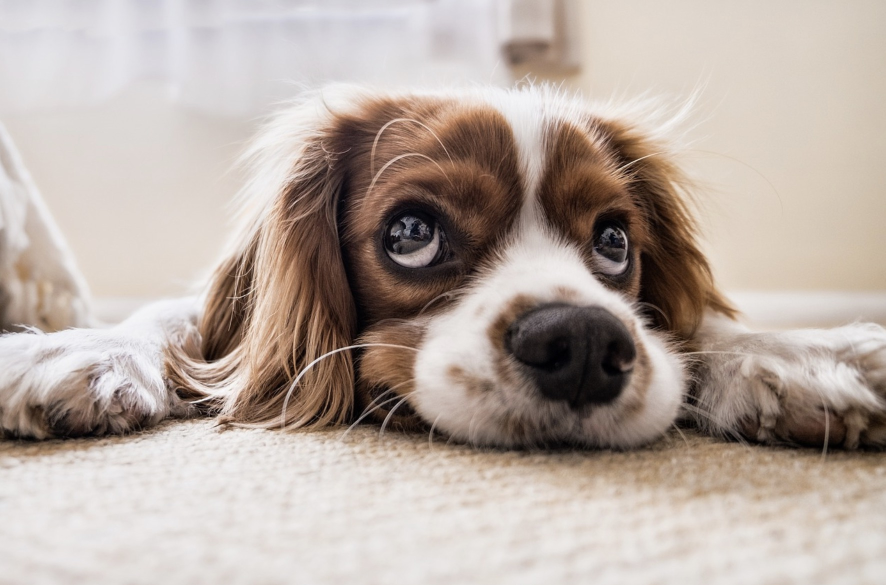
#> input picture CV-5/Lab3/Resources/dog.jpg, 1772 x 1170 px, found by its file name (shown at 1/2 size)
$ python Q5.py
#> lines starting #> are read from the running program, lines starting #| are printed output that depends on the picture; after the words box and inside, x2 and y2 are one past the last pixel; in counts of white or black regions, pixels touching at a corner belong together
import cv2 as cv

img = cv.resize(cv.imread('Resources\\dog.jpg', 0), dsize=None, fx=0.4, fy=0.4)
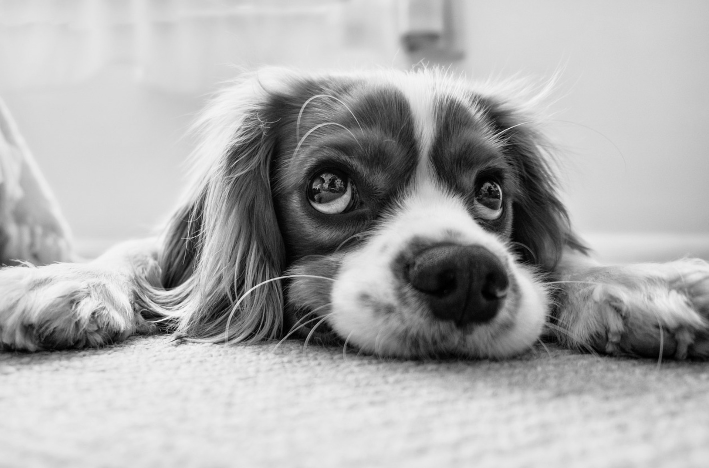
#> img: shape (468, 709); min 0, max 250, mean 173.1
cv.imshow('Og', img)
canny = cv.Canny(img, 150, 175)
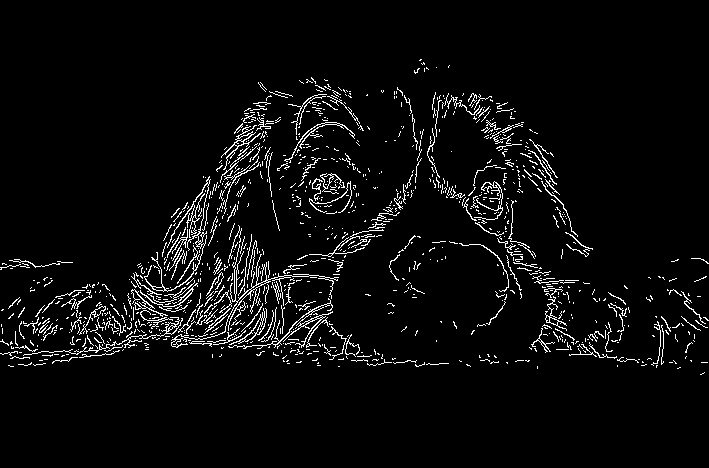
#> canny: shape (468, 709); 4.5% white in thin lines or dots, all inside (x1, y1, x2, y2) = (0, 59, 709, 375)
cv.imshow('Canny', canny)

cv.waitKey(0)

$ run again, with CV-5/Lab3/Resources/ny_cp.jpg copied over CV-5/Lab3/Resources/dog.jpg
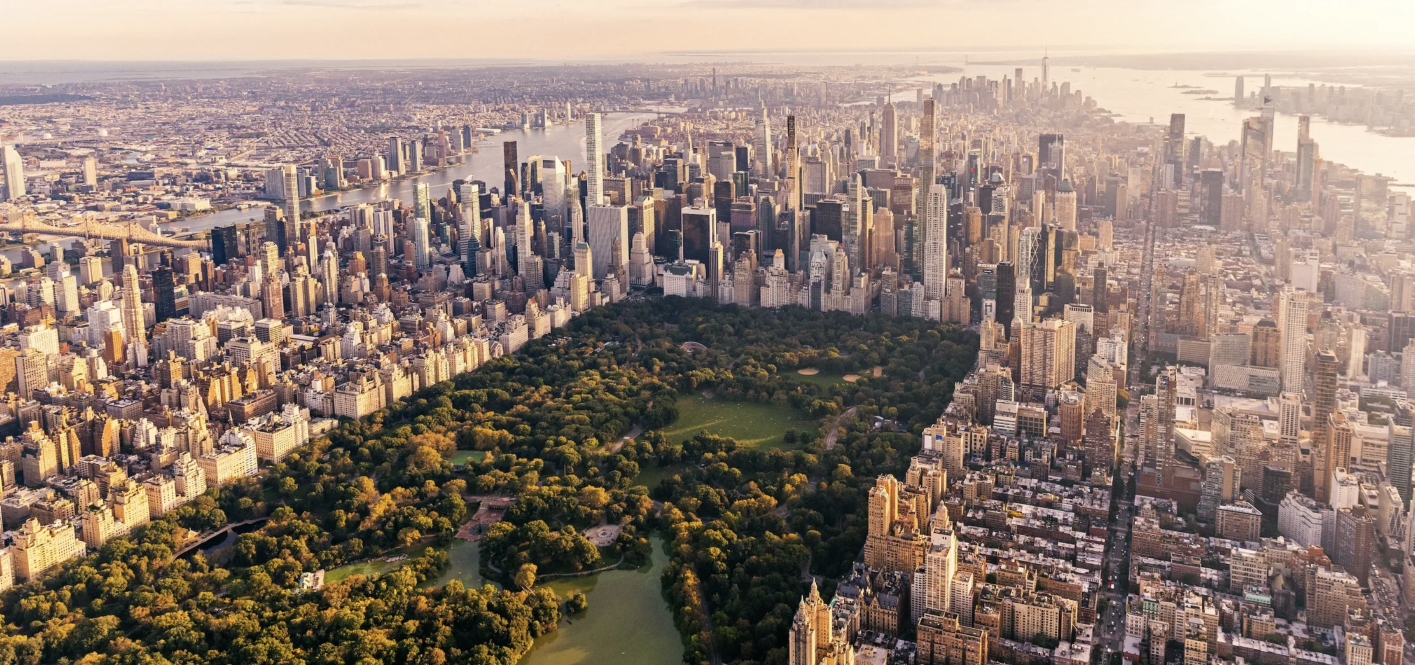
#> input picture CV-5/Lab3/Resources/ny_cp.jpg, 2830 x 1330 px, found by its file name (shown at 1/2 size)
#> `img = cv.resize(cv.imread('Resources\\dog.jpg', 0), dsize=None, fx=0.4..`:
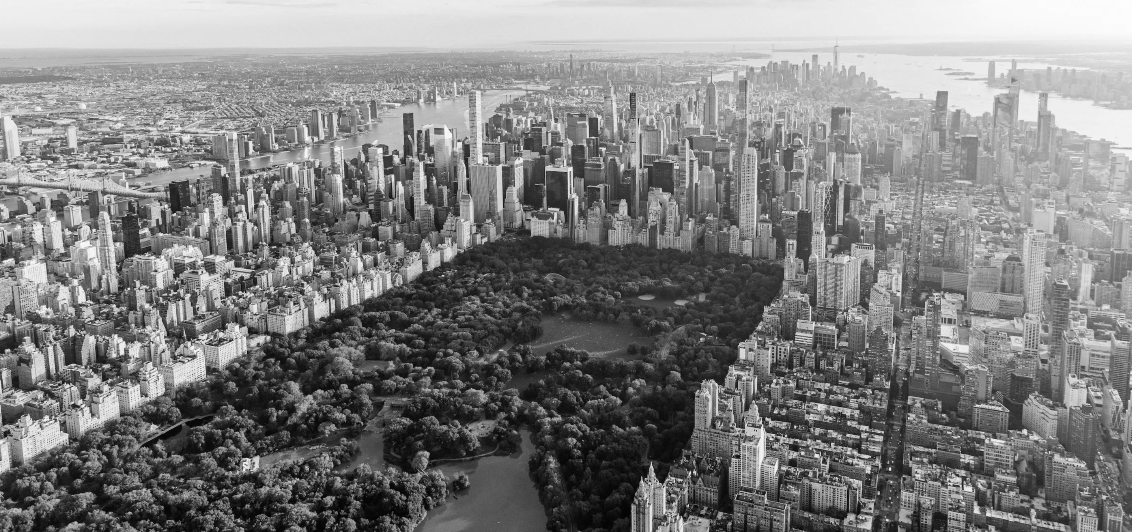
#> img: shape (532, 1132); min 1, max 254, mean 127.9
#> `canny = cv.Canny(img, 150, 175)`:
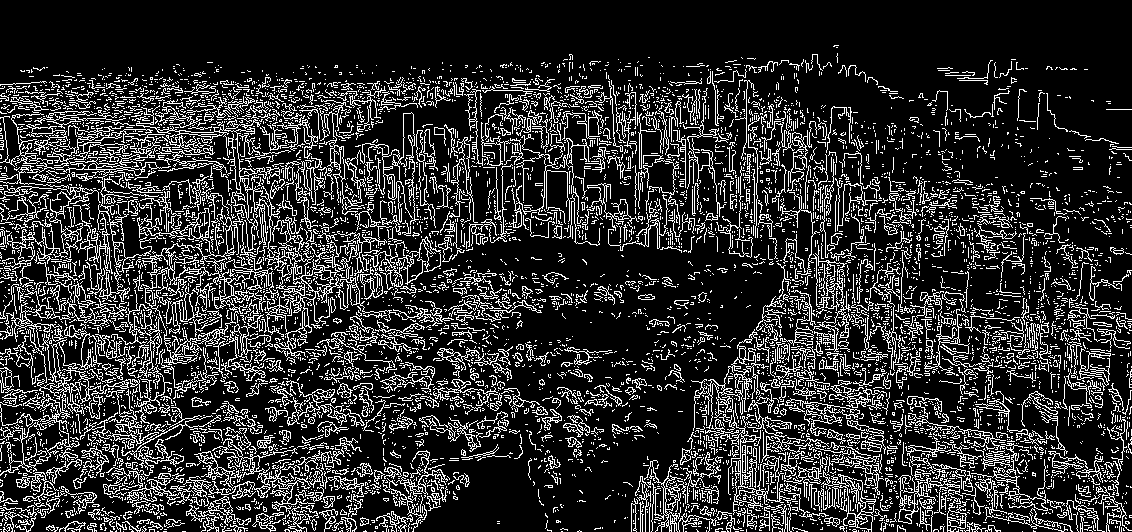
#> canny: shape (532, 1132); 18.4% white in thin lines or dots
